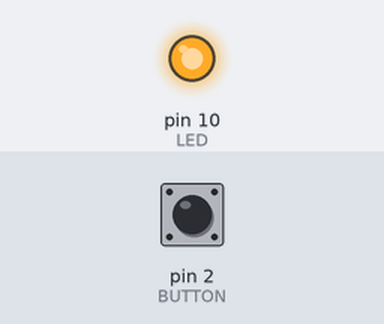
Bench run of a sketch on a simulated Arduino Uno, built with avr-gcc and run on an emulated ATmega328P. Shown: output pins drawn as LEDs (lit = HIGH). Inputs (shaded band) come from the test bench; at power-on: pin 2 (BUTTON) HIGH.

Above: at 1.2 s.
1.3 s: pin 2 (BUTTON) pulled LOW for 0.15 s
At 1.37 s:
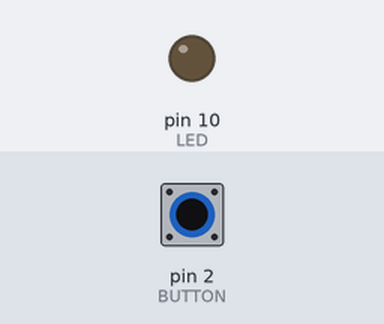
2.9 s: pin 2 (BUTTON) pulled LOW for 3.2 s
At 6.9 s:
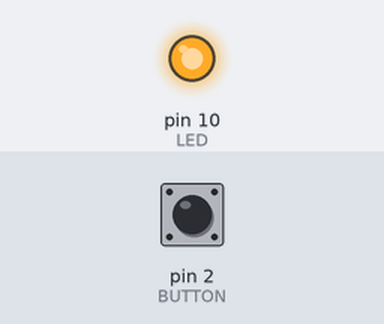
Timing chart, 0 to 8.4 s (numbered marks = the images above; inputs shaded):
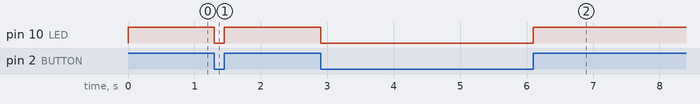

The sketch:

2-pull-up_pull-down_resistor.ino
```cpp
const int LED = 10;
const int BUTTON = 2;

void setup() {

  pinMode(LED, OUTPUT);       // We can use '1' instead of 'OUTPUT'
  pinMode(BUTTON, INPUT);     // We can use '0' instead of 'INPUT'

}

void loop() {

  if (digitalRead(BUTTON) == LOW) {   // Eq. to '0'
    digitalWrite(LED, LOW);
  } else {
    digitalWrite(LED, HIGH);          // Eq. to '1'
  }

}
```

Measured:
- after the input at 1.3 s, pin 10 (LED): HIGH → LOW at once, → HIGH 0.15 s later
- after the input at 2.9 s, pin 10 (LED): HIGH → LOW at once, → HIGH 3.2 s later
